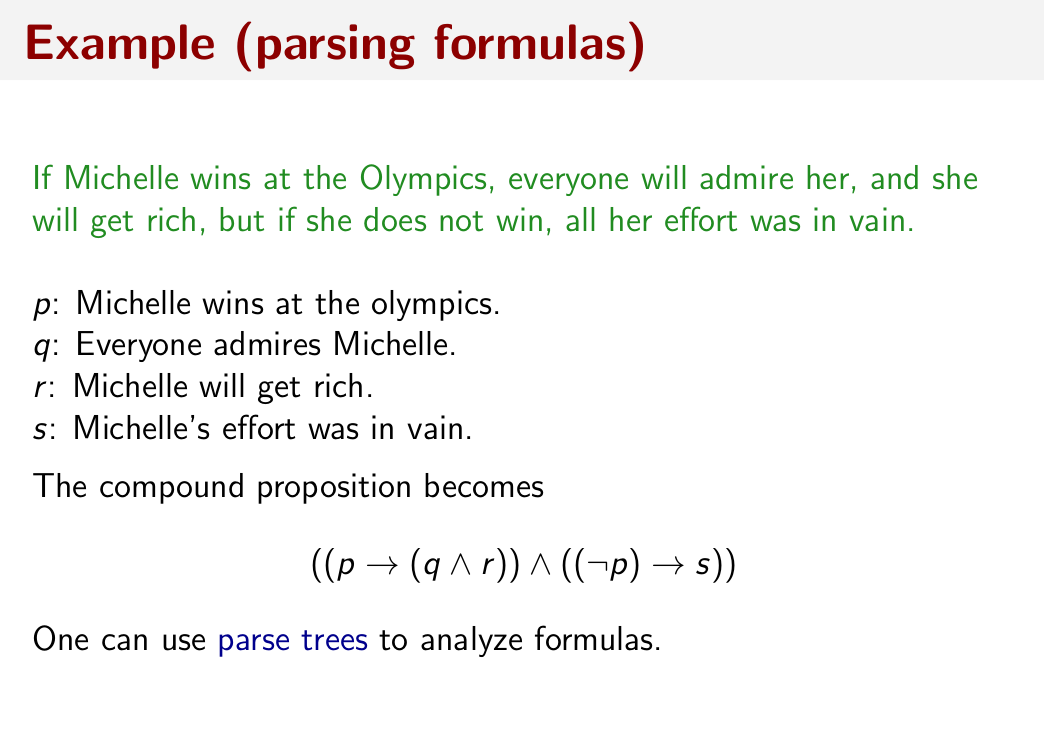
#> input picture backend/images/cs245_1.png, 1044 x 736 px
$ python -i ocr.py   (imports and definitions only)
#> lines starting #> are read from the running program, lines starting #| are printed output that depends on the picture
import base64

import cv2
import numpy as np
import pytesseract

pytesseract.pytesseract.tesseract_cmd = (
    r"C:\Program Files\Tesseract-OCR\tesseract.exe"
)

def _decode_base64_image(base64_img):
    if not base64_img:
        raise ValueError("imageData is required")
    if "," in base64_img:
        base64_img = base64_img.split(",", 1)[1]
    img_bytes = base64.b64decode(base64_img)
    img = cv2.imdecode(np.frombuffer(img_bytes, np.uint8), cv2.IMREAD_COLOR)
    if img is None:
        raise ValueError("Invalid image data")
    return img


def preprocess(base64_img):
    img = _decode_base64_image(base64_img)
    original_height, original_width = img.shape[:2]
    img = cv2.resize(img, None, fx=2, fy=2, interpolation=cv2.INTER_CUBIC)
    gray = cv2.cvtColor(img, cv2.COLOR_BGR2GRAY)
    gray = cv2.convertScaleAbs(gray, alpha=1.5, beta=0)
    _, binary = cv2.threshold(gray, 0, 255, cv2.THRESH_BINARY + cv2.THRESH_OTSU)
    return binary, original_width, original_height


def run_ocr(base64_img):
    processed, image_width, image_height = preprocess(base64_img)
    data = pytesseract.image_to_data(
        processed,
        output_type=pytesseract.Output.DICT,
        config="--psm 6",
    )
    lines = []
    for i, raw_text in enumerate(data["text"]):
        text = raw_text.strip()
        try:
            conf = float(data["conf"][i])
        except (TypeError, ValueError):
            conf = -1
        if text and conf > 60:
            x = data["left"][i] // 2
            y = data["top"][i] // 2
            w = data["width"][i] // 2
            h = data["height"][i] // 2
            lines.append(
                {
                    "text": text,
                    "bounding_box": {"x": x, "y": y, "width": w, "height": h},
                    "confidence": conf,
                }
            )
    full_text = " ".join(line["text"] for line in lines)
    return {
        "lines": lines,
        "full_text": full_text,
        "image_width": image_width,
        "image_height": image_height,
    }

>>> import cv2
>>> picture = cv2.imread('images/cs245_1.png', cv2.IMREAD_GRAYSCALE)
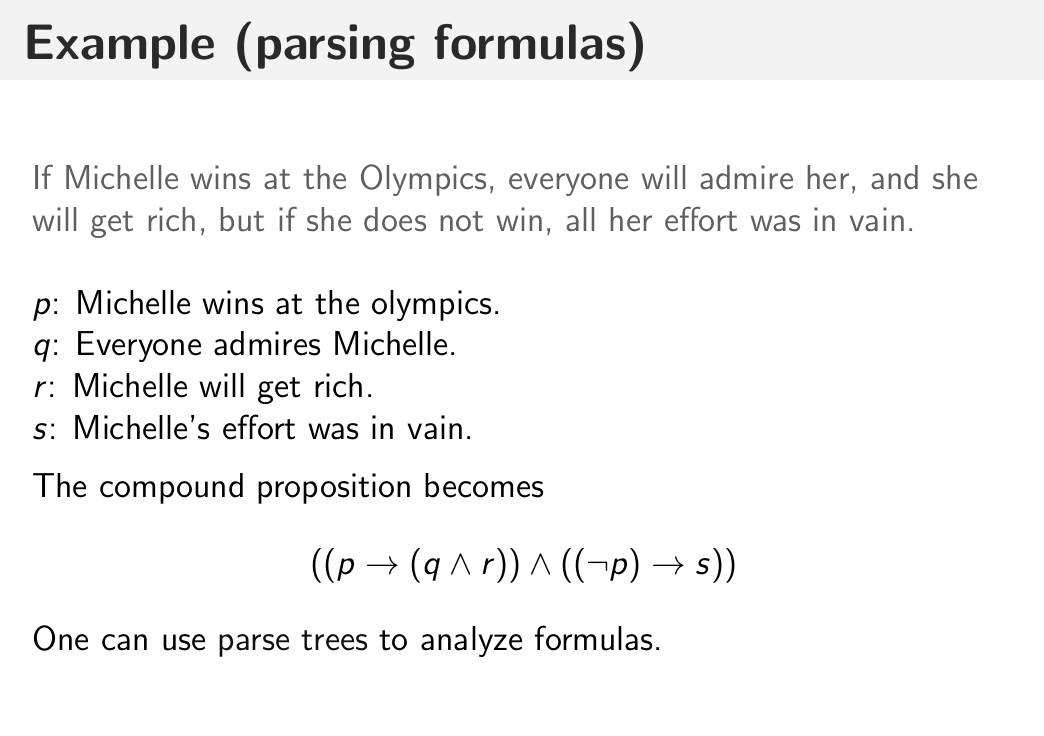
#> picture: shape (736, 1044); min 0, max 255, mean 244.3
#> (the run stopped early here; a loop or call above may not have finished)

$ run again, on backend/images/cs245_2.png
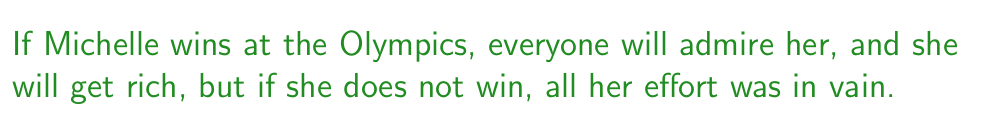
#> input picture backend/images/cs245_2.png, 1001 x 125 px
#> `picture = cv2.imread('images/cs245_1.png', cv2.IMREAD_GRAYSCALE)`:
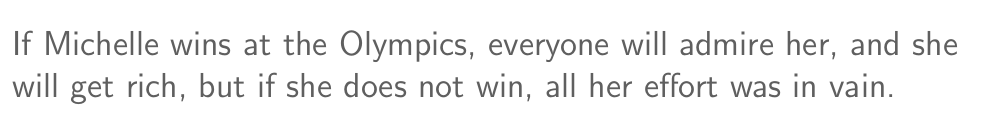
#> picture: shape (125, 1001); min 95, max 255, mean 243.1

$ run again, on backend/images/resonance_structures.png
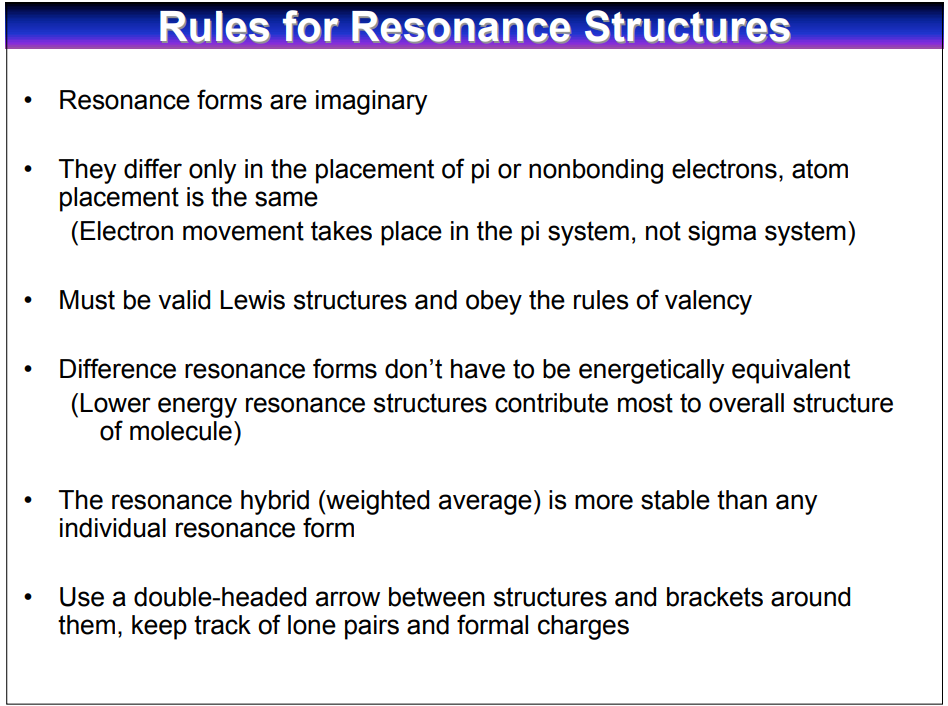
#> input picture backend/images/resonance_structures.png, 948 x 706 px
#> `picture = cv2.imread('images/cs245_1.png', cv2.IMREAD_GRAYSCALE)`:
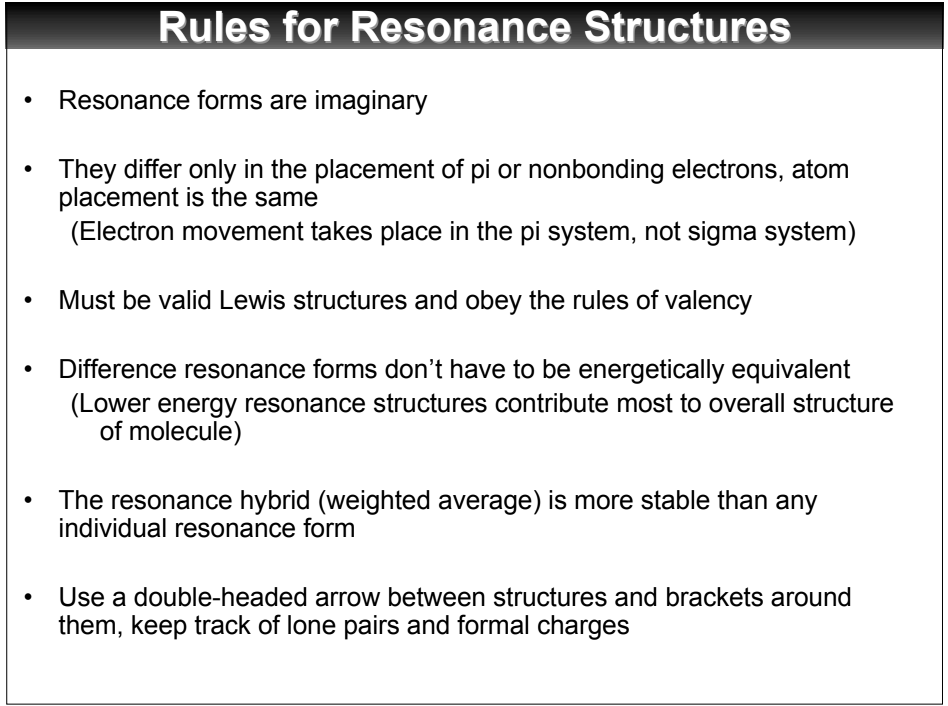
#> picture: shape (706, 948); min 0, max 255, mean 227.7
